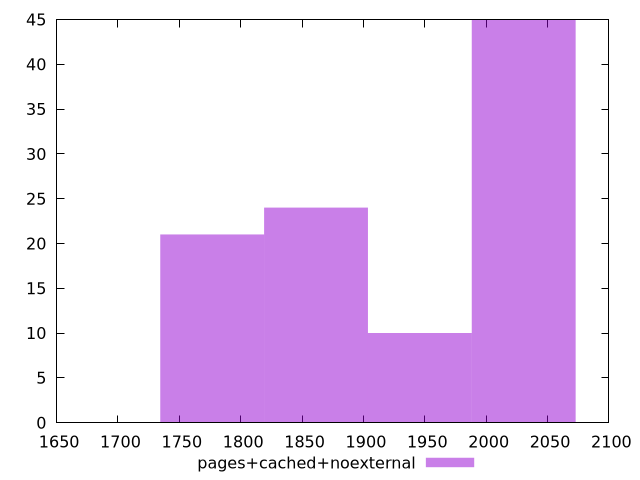

The script that saved this image:
$_pagesCachedNoexternal <<EOF
1776.7677564462085 21
1861.3757448484089 24
2030.5917216528096 45
1945.9837332506092 10
EOF
set key outside below
set terminal pngcairo
set output "report_00004_2020-11-02T20-21-41.718Z/metrics/pages+cached+noexternal//raw_hist.png"
set yrange [0:45]
set boxwidth 84.6079884022004
set style fill transparent solid 0.5 noborder
plot $_pagesCachedNoexternal title "pages+cached+noexternal" with boxes ,
